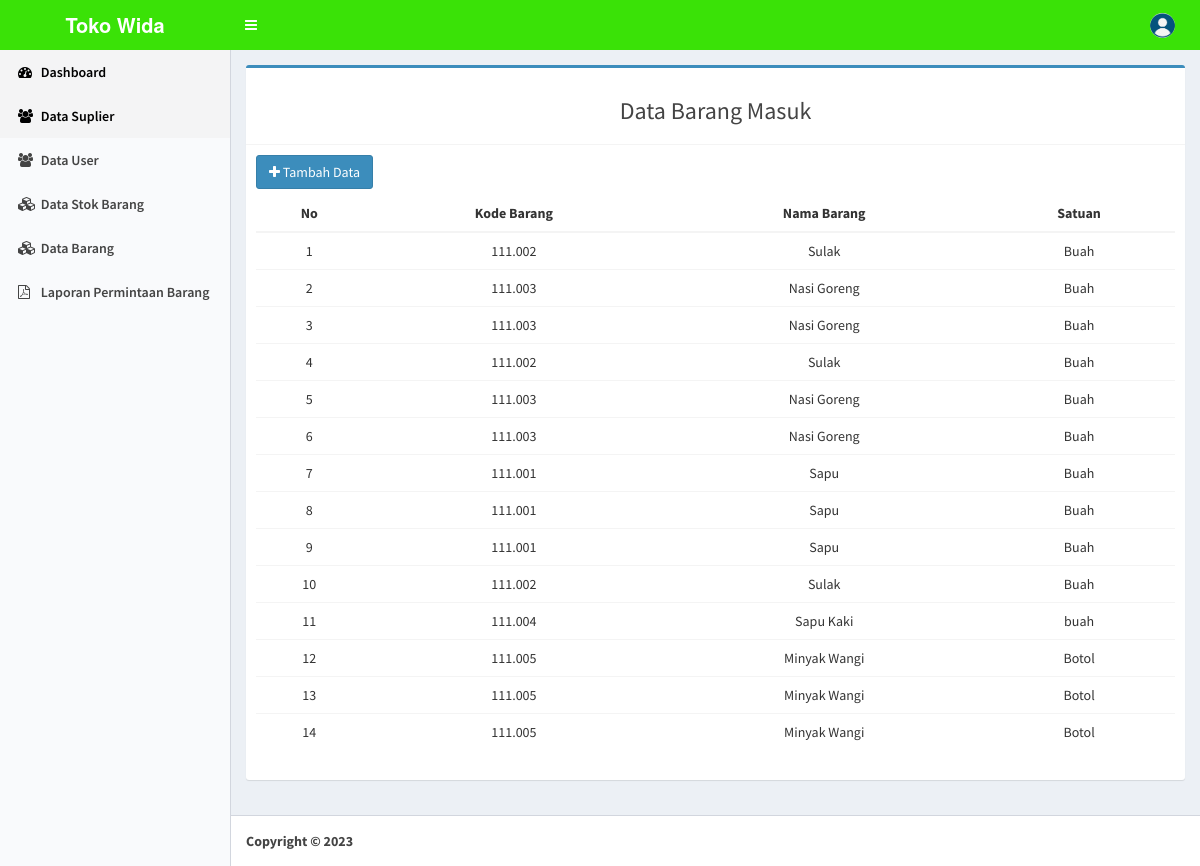
The app's page /bendahara/index?p=datapemasukan with its own data.
### tables this page shows
CREATE TABLE `stokbarang` (
  `id_kode_brg` int(2) NOT NULL,
  `kode_brg` varchar(7) NOT NULL,
  `id_jenis` int(2) NOT NULL,
  `nama_brg` varchar(50) NOT NULL,
  `hargabarang` varchar(50) NOT NULL,
  `satuan` varchar(50) NOT NULL,
  `stok` int(11) NOT NULL,
  `keluar` int(11) NOT NULL,
  `sisa` int(11) NOT NULL,
  `keterangan` varchar(50) NOT NULL,
  `supplier` varchar(100) NOT NULL,
  `tgl_input` date NOT NULL
);

### bendahara/datapemasukan.php (the view, shortened to what this page needs)
<?php
include "../fungsi/koneksi.php";
$query = mysqli_query($koneksi, "SELECT * FROM stokbarang");
?>
<section class="content">
  <div class="row">
    <div class="col-sm-12">
      <div class="box box-primary">
        <div class="box-header with-border">
          <h3 class="text-center">Data Barang Masuk</h3>
        </div>
        <div class="box-body">
         <div class="row">
          <div class="col-md-2">
                        <a href="index?p=tambahbarang" class=" btn btn-primary"><i class="fa fa-plus"></i> Tambah Data</a>
                    </div>
            <br><br>
          </div>
          <div class="table-responsive">
            <table class="table text-center" id="material">
             <thead  >
              <tr>
               <th>No</th>
               <th>Kode Barang</th>
               <th>Nama Barang</th>
               <th>Satuan</th>
             </tr>
           </thead>
           <tbody>
            <tr>
             <?php
             $no =1 ;
             if (mysqli_num_rows($query)) {
               while($row=mysqli_fetch_assoc($query)):
                ?>
                <td> <?= $no; ?> </td>
                <td> <?= $row['kode_brg']; ?> </td>
                <td> <?= $row['nama_brg']; ?> </td>
                <td> <?= $row['satuan']; ?> </td>
              </tr>
              <?php $no++; endwhile; }else {echo "<tr><td colspan=9>Tidak ada Data.</td></tr>";} ?>
            </tbody>
          </table>
        </div>
      </div>
    </div>
  </div>
</div>
</section>

### records on screen
stokbarang: kode_brg "111.002", nama_brg "Sulak", satuan "Buah"
stokbarang: kode_brg "111.003", nama_brg "Nasi Goreng", satuan "Buah"
stokbarang: kode_brg "111.003", nama_brg "Nasi Goreng", satuan "Buah"
stokbarang: kode_brg "111.002", nama_brg "Sulak", satuan "Buah"
stokbarang: kode_brg "111.003", nama_brg "Nasi Goreng", satuan "Buah"
stokbarang: kode_brg "111.003", nama_brg "Nasi Goreng", satuan "Buah"
stokbarang: kode_brg "111.001", nama_brg "Sapu", satuan "Buah"
stokbarang: kode_brg "111.001", nama_brg "Sapu", satuan "Buah"
stokbarang: kode_brg "111.001", nama_brg "Sapu", satuan "Buah"
stokbarang: kode_brg "111.002", nama_brg "Sulak", satuan "Buah"
stokbarang: kode_brg "111.004", nama_brg "Sapu Kaki", satuan "buah"
stokbarang: kode_brg "111.005", nama_brg "Minyak Wangi", satuan "Botol"
stokbarang: kode_brg "111.005", nama_brg "Minyak Wangi", satuan "Botol"
stokbarang: kode_brg "111.005", nama_brg "Minyak Wangi", satuan "Botol"
